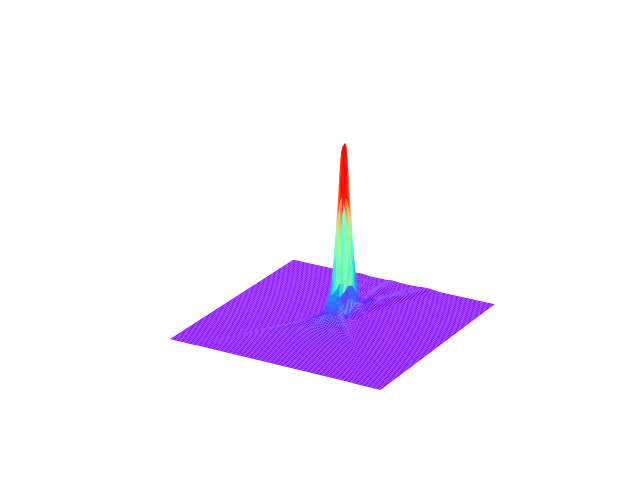

Recreate this plot in Python.
#Focus of a lens.
import LightPipes as lp
import numpy as np
from mpl_toolkits.mplot3d import Axes3D
import matplotlib.pyplot as plt

m=1; nm=1e-9*m; um=1e-6*m; mm=1e-3*m; cm=1e-2*m

LP=lp.Init()
wavelength=632.8*nm;
size=4*mm;
N=100;
N2=50;
R=1.5*mm;
dz=10*mm;
f=50*cm;
n=(1.0 + 0.1j)*np.ones((N,N))
Icross=np.zeros((100,N))
X=range(N)
Z=range(100)
X, Z=np.meshgrid(X,Z)
F=LP.Begin(size,wavelength,N);
F=LP.CircAperture(R,0,0,F);        
F=LP.Lens(f,0,0,F);
for i in range(0,100):
  F=LP.Steps(dz,1,n,F);
  I=LP.Intensity(0,F);
  Icross[i][:N]=I[N2][:N]
  
fig = plt.figure()
ax = fig.gca(projection='3d')
ax.plot_surface(X, Z,
        Icross,
        rstride=1,
        cstride=1,
        cmap='rainbow',
        linewidth=0.0,
        )
plt.axis('off')
plt.show()
